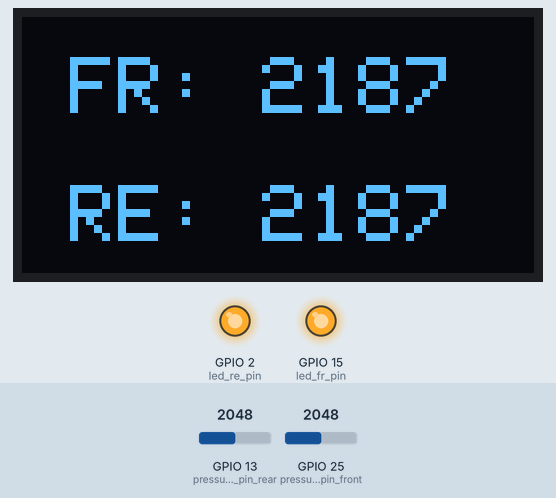
Recording of a sketch running on a simulated ESP32. Shown: 128×64 one-colour display, output pins drawn as LEDs (lit = HIGH). The test bench sets the inputs (shaded band); at power-on: GPIO 13 (pressure_pin_rear) = 2048, GPIO 25 (pressure_pin_front) = 2048 (analog values on the 0–4095 scale). What the sketch prints to the serial monitor is not drawn.

Above: at 6.2 s.
6.3 s: GPIO 13 (pressure_pin_rear) set to 1964
At 6.9 s:
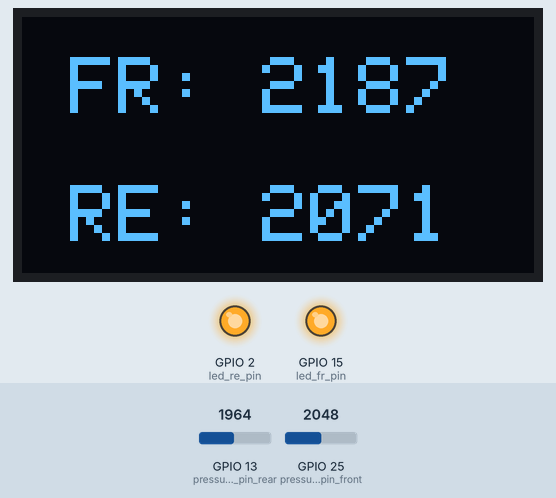
8.0 s: GPIO 13 (pressure_pin_rear) set to 1857
At 9.2 s:
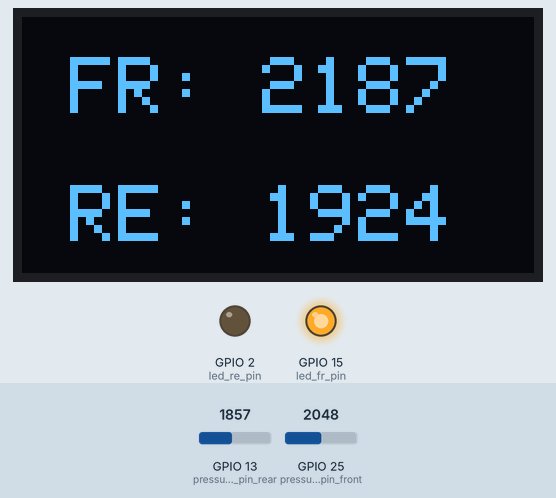
9.5 s: GPIO 25 (pressure_pin_front) set to 1955
At 10.4 s:
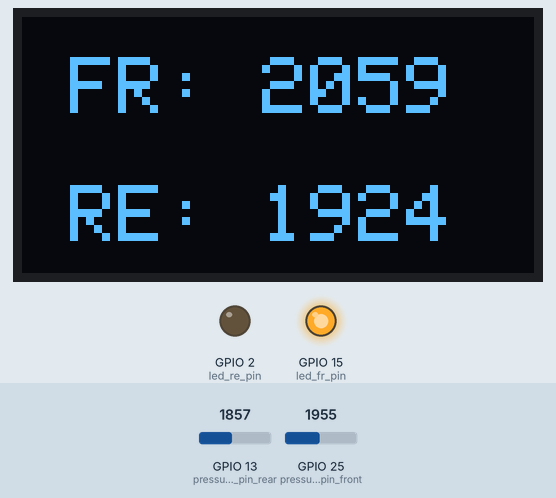
11.0 s: GPIO 25 (pressure_pin_front) set to 1852
At 11.6 s:
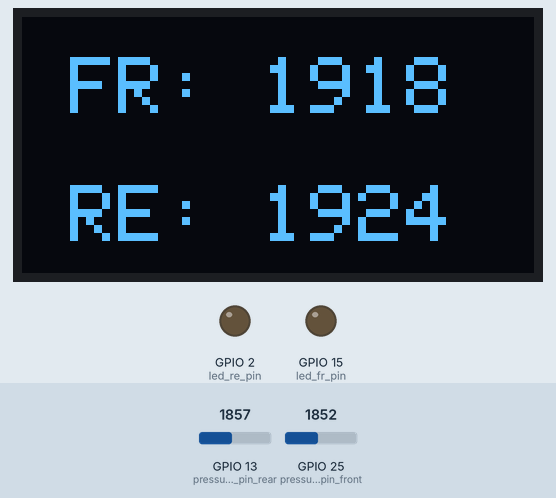
12.5 s: GPIO 13 (pressure_pin_rear) set to 2040
At 13.7 s:
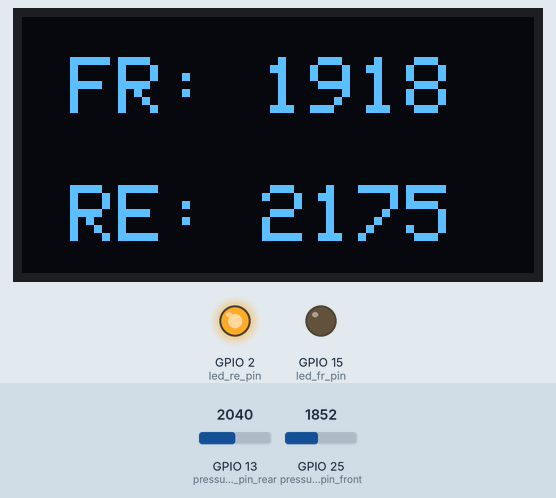
14.0 s: GPIO 25 (pressure_pin_front) set to 2040
At 15.1 s:
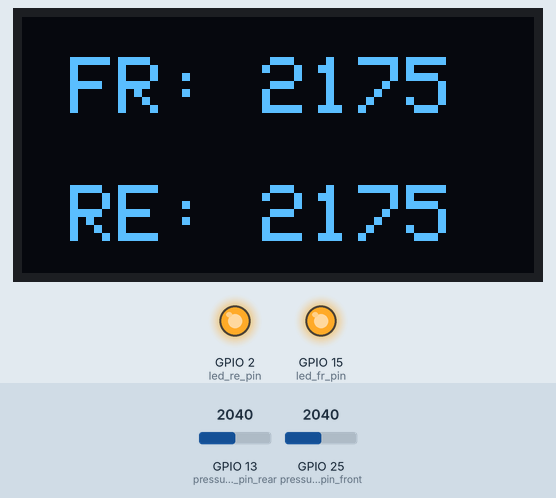
Timing chart, 0 to 16.5 s (numbered marks = the images above; inputs shaded):
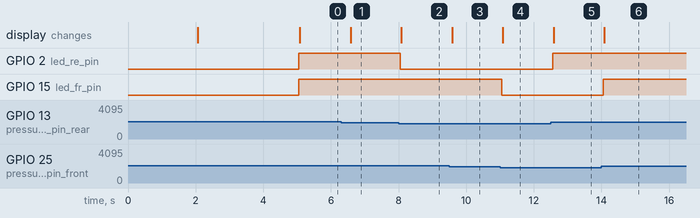

The sketch:

brake_pressure_display.ino
```cpp
#include <Wire.h>
#include <Adafruit_GFX.h>
#include <Adafruit_SSD1306.h>


#define SCREEN_WIDTH 128
#define SCREEN_HEIGHT 64

Adafruit_SSD1306 display(SCREEN_WIDTH, SCREEN_HEIGHT, &Wire, -1);

static const uint8_t image_array_BajaLogo[1024] = {
  // 'Baja_Logo_SMALLLCD, 124x64px
	0x00, 0x00, 0x00, 0x00, 0x00, 0x00, 0x00, 0x00, 0x00, 0x00, 0x00, 0x00, 0x00, 0x00, 0x00, 0x00,
	0x00, 0x00, 0x00, 0x00, 0x00, 0x00, 0x00, 0x00, 0x00, 0x00, 0x00, 0x00, 0x00, 0x00, 0x00, 0x00,
	0x00, 0x00, 0x00, 0x00, 0x00, 0x00, 0x00, 0x00, 0x00, 0x00, 0x00, 0x00, 0x00, 0x00, 0x00, 0x00,
	0x00, 0x00, 0x00, 0x00, 0x00, 0x00, 0x00, 0x00, 0x00, 0x00, 0x00, 0x00, 0x00, 0x00, 0x00, 0x00,
	0x00, 0x00, 0x00, 0x00, 0x00, 0x00, 0x00, 0x00, 0x00, 0x00, 0x00, 0x00, 0x00, 0x00, 0x00, 0x00,
	0x00, 0x00, 0x00, 0x00, 0x00, 0x00, 0x00, 0x00, 0x00, 0x00, 0x00, 0x00, 0x00, 0x00, 0x00, 0x00,
	0x00, 0x00, 0x00, 0x00, 0x00, 0x00, 0x00, 0x00, 0x00, 0x00, 0x00, 0x00, 0x00, 0x00, 0x00, 0x00,
	0x00, 0x00, 0x00, 0x00, 0x03, 0x80, 0x00, 0x00, 0x00, 0x00, 0x00, 0x00, 0x00, 0x00, 0x00, 0x00,
	0x00, 0x00, 0x00, 0x00, 0x07, 0x80, 0x00, 0x00, 0x00, 0x00, 0x00, 0x00, 0x00, 0x00, 0x00, 0x00,
	0x00, 0x00, 0x00, 0x00, 0x07, 0xc0, 0x00, 0x00, 0x00, 0x00, 0x00, 0x00, 0x00, 0x00, 0x00, 0x00,
	0x00, 0x00, 0x00, 0x00, 0x07, 0xe0, 0x00, 0x00, 0x00, 0x00, 0x00, 0x00, 0x00, 0x00, 0x00, 0x00,
	0x00, 0x00, 0x00, 0x00, 0x07, 0xe0, 0x00, 0x00, 0x00, 0x00, 0x00, 0x00, 0x00, 0x00, 0x00, 0x00,
	0x00, 0x00, 0x00, 0x00, 0x07, 0xfe, 0xe3, 0x8f, 0x9c, 0x70, 0xf1, 0xf7, 0xf3, 0xcf, 0xc0, 0x00,
	0x00, 0x00, 0x00, 0x04, 0x03, 0xfd, 0xe7, 0x9c, 0xbc, 0xf0, 0xf1, 0x81, 0xc7, 0x0c, 0xc0, 0x00,
	0x00, 0x00, 0x00, 0x0f, 0x07, 0xfd, 0xe7, 0xb8, 0x3c, 0xf1, 0xb1, 0x81, 0x86, 0x0c, 0xc0, 0x00,
	0x00, 0x00, 0x00, 0x1f, 0x9f, 0xfd, 0xad, 0xb0, 0x35, 0xb1, 0xb1, 0xe1, 0x87, 0xcf, 0x80, 0x00,
	0x00, 0x00, 0x00, 0x1f, 0xff, 0xe1, 0xab, 0x30, 0x35, 0x63, 0xb0, 0xe1, 0x87, 0x9f, 0x00, 0x00,
	0x00, 0x00, 0x00, 0x0f, 0xff, 0x01, 0x3b, 0x38, 0x27, 0x67, 0xf0, 0x71, 0x86, 0x19, 0x80, 0x00,
	0x00, 0x00, 0x00, 0x0f, 0xfc, 0x03, 0x33, 0x3e, 0x66, 0x66, 0x33, 0xe1, 0x8f, 0x99, 0x80, 0x00,
	0x00, 0x00, 0x00, 0x07, 0xf8, 0x03, 0x33, 0x0e, 0x66, 0x6e, 0x33, 0xc3, 0x0f, 0x99, 0x80, 0x00,
	0x00, 0x00, 0x00, 0x03, 0xf0, 0x03, 0xc0, 0x60, 0x20, 0xc0, 0x00, 0x00, 0x00, 0x00, 0x00, 0x00,
	0x00, 0x00, 0x00, 0x03, 0xe2, 0x03, 0xf0, 0xe0, 0x61, 0xe0, 0x00, 0x00, 0x00, 0x00, 0x00, 0x00,
	0x00, 0x00, 0x00, 0x07, 0xc3, 0xf3, 0x31, 0xe0, 0x61, 0xe0, 0x00, 0x00, 0x00, 0x00, 0x00, 0x00,
	0x00, 0x00, 0x00, 0x07, 0x83, 0xf7, 0x61, 0xb0, 0x63, 0x60, 0x00, 0x00, 0x00, 0x00, 0x00, 0x00,
	0x00, 0x00, 0x03, 0xff, 0x81, 0xf7, 0xe3, 0x30, 0x62, 0x60, 0x00, 0x00, 0x00, 0x00, 0x00, 0x00,
	0x00, 0x00, 0x03, 0xff, 0x00, 0x76, 0x63, 0xf0, 0x67, 0xe0, 0x00, 0x00, 0x00, 0x00, 0x00, 0x00,
	0x00, 0x00, 0x03, 0xff, 0x01, 0xf6, 0x77, 0xf0, 0xcf, 0xe0, 0x00, 0x00, 0x00, 0x00, 0x00, 0x00,
	0x00, 0x00, 0x07, 0xff, 0x07, 0xc7, 0xe6, 0x37, 0xcc, 0x60, 0x00, 0x00, 0x00, 0x00, 0x00, 0x00,
	0x00, 0x00, 0x01, 0xfe, 0x5f, 0x86, 0x00, 0x03, 0x00, 0x00, 0x00, 0x00, 0x00, 0x00, 0x00, 0x00,
	0x00, 0x00, 0x00, 0x7e, 0x7f, 0x0f, 0x83, 0x83, 0xe6, 0x61, 0x8f, 0x80, 0x00, 0x00, 0x00, 0x00,
	0x00, 0x00, 0x00, 0x1e, 0x3e, 0x0d, 0xc3, 0x87, 0xee, 0x71, 0x1f, 0x80, 0x00, 0x00, 0x00, 0x00,
	0x00, 0x00, 0x00, 0x1e, 0x1e, 0x2c, 0xc7, 0xce, 0x0c, 0xf3, 0x30, 0x00, 0x00, 0x00, 0x00, 0x00,
	0x00, 0x00, 0x00, 0x1e, 0x06, 0x4d, 0xc4, 0xcc, 0x0c, 0xfb, 0x37, 0x80, 0x00, 0x00, 0x00, 0x00,
	0x00, 0x00, 0x00, 0x1e, 0x0c, 0x5f, 0x0c, 0xcc, 0x0c, 0xdf, 0x77, 0x80, 0x00, 0x00, 0x00, 0x00,
	0x00, 0x00, 0x00, 0x1e, 0x0c, 0x5b, 0x9f, 0xcc, 0x0c, 0xcf, 0x73, 0x00, 0x00, 0x00, 0x00, 0x00,
	0x00, 0x00, 0x00, 0x7f, 0x1c, 0x59, 0x9d, 0xcf, 0xdc, 0x8e, 0x3b, 0x00, 0x00, 0x00, 0x00, 0x00,
	0x00, 0x00, 0x01, 0xff, 0x1c, 0x59, 0xb8, 0xc7, 0x99, 0x86, 0x1f, 0x00, 0x00, 0x00, 0x00, 0x00,
	0x00, 0x00, 0x03, 0xff, 0x3c, 0x40, 0x00, 0x00, 0x00, 0x00, 0x00, 0x00, 0x00, 0x00, 0x00, 0x00,
	0x00, 0x00, 0x03, 0xff, 0x82, 0x7f, 0xff, 0xff, 0xff, 0xff, 0xff, 0x00, 0x00, 0x00, 0x00, 0x00,
	0x00, 0x00, 0x01, 0xff, 0xc2, 0x30, 0x02, 0x0f, 0x80, 0x00, 0x00, 0x00, 0x00, 0x00, 0x00, 0x00,
	0x00, 0x00, 0x01, 0xe7, 0xc1, 0x18, 0x04, 0x1f, 0x00, 0x00, 0x00, 0x00, 0x00, 0x00, 0x00, 0x00,
	0x00, 0x00, 0x00, 0x03, 0xe0, 0x8e, 0x38, 0x3f, 0x00, 0x00, 0x00, 0x00, 0x00, 0x00, 0x00, 0x00,
	0x00, 0x00, 0x00, 0x03, 0xf0, 0x43, 0xe0, 0x7e, 0x00, 0x00, 0x00, 0x00, 0x00, 0x00, 0x00, 0x00,
	0x00, 0x00, 0x00, 0x01, 0xf8, 0x20, 0x00, 0xff, 0x00, 0x00, 0x00, 0x00, 0x00, 0x00, 0x00, 0x00,
	0x00, 0x00, 0x00, 0x01, 0xfe, 0x06, 0x01, 0xff, 0x80, 0x00, 0x00, 0x00, 0x00, 0x00, 0x00, 0x00,
	0x00, 0x00, 0x00, 0x03, 0xff, 0x80, 0x07, 0xff, 0xc0, 0x00, 0x00, 0x00, 0x00, 0x00, 0x00, 0x00,
	0x00, 0x00, 0x00, 0x03, 0xff, 0xe0, 0x3f, 0xff, 0xe0, 0x00, 0x00, 0x00, 0x00, 0x00, 0x00, 0x00,
	0x00, 0x00, 0x00, 0x07, 0xff, 0xff, 0xff, 0xcf, 0xc0, 0x00, 0x00, 0x00, 0x00, 0x00, 0x00, 0x00,
	0x00, 0x00, 0x00, 0x0f, 0xe7, 0xff, 0xff, 0x03, 0xc0, 0x00, 0x00, 0x00, 0x00, 0x00, 0x00, 0x00,
	0x00, 0x00, 0x00, 0x07, 0xc1, 0xff, 0xff, 0x00, 0x80, 0x00, 0x00, 0x00, 0x00, 0x00, 0x00, 0x00,
	0x00, 0x00, 0x00, 0x03, 0x00, 0xff, 0xff, 0x00, 0x00, 0x00, 0x00, 0x00, 0x00, 0x00, 0x00, 0x00,
	0x00, 0x00, 0x00, 0x00, 0x00, 0xf8, 0x3f, 0x00, 0x00, 0x00, 0x00, 0x00, 0x00, 0x00, 0x00, 0x00,
	0x00, 0x00, 0x00, 0x00, 0x00, 0xf8, 0x1f, 0x00, 0x00, 0x00, 0x00, 0x00, 0x00, 0x00, 0x00, 0x00,
	0x00, 0x00, 0x00, 0x00, 0x00, 0xf8, 0x1f, 0x00, 0x00, 0x00, 0x00, 0x00, 0x00, 0x00, 0x00, 0x00,
	0x00, 0x00, 0x00, 0x00, 0x00, 0xf0, 0x0f, 0x00, 0x00, 0x00, 0x00, 0x00, 0x00, 0x00, 0x00, 0x00,
	0x00, 0x00, 0x00, 0x00, 0x00, 0xf0, 0x0e, 0x00, 0x00, 0x00, 0x00, 0x00, 0x00, 0x00, 0x00, 0x00,
	0x00, 0x00, 0x00, 0x00, 0x00, 0x00, 0x00, 0x00, 0x00, 0x00, 0x00, 0x00, 0x00, 0x00, 0x00, 0x00,
	0x00, 0x00, 0x00, 0x00, 0x00, 0x00, 0x00, 0x00, 0x00, 0x00, 0x00, 0x00, 0x00, 0x00, 0x00, 0x00,
	0x00, 0x00, 0x00, 0x00, 0x00, 0x00, 0x00, 0x00, 0x00, 0x00, 0x00, 0x00, 0x00, 0x00, 0x00, 0x00,
	0x00, 0x00, 0x00, 0x00, 0x00, 0x00, 0x00, 0x00, 0x00, 0x00, 0x00, 0x00, 0x00, 0x00, 0x00, 0x00,
	0x00, 0x00, 0x00, 0x00, 0x00, 0x00, 0x00, 0x00, 0x00, 0x00, 0x00, 0x00, 0x00, 0x00, 0x00, 0x00,
	0x00, 0x00, 0x00, 0x00, 0x00, 0x00, 0x00, 0x00, 0x00, 0x00, 0x00, 0x00, 0x00, 0x00, 0x00, 0x00,
	0x00, 0x00, 0x00, 0x00, 0x00, 0x00, 0x00, 0x00, 0x00, 0x00, 0x00, 0x00, 0x00, 0x00, 0x00, 0x00,
	0x00, 0x00, 0x00, 0x00, 0x00, 0x00, 0x00, 0x00, 0x00, 0x00, 0x00, 0x00, 0x00, 0x00, 0x00, 0x00
};

const int pressure_pin_front = 25; // analog input for sensor input, gpio0, adc11
const int pressure_pin_rear = 13;
const int led_fr_pin = 15; // analog output for led front, gpio15, adc12 - works
const int led_re_pin = 2; // analog output for led rear, gpio2, adc13 - works
unsigned long gpioTimer = 0; // Timer for GPIO polling

void setup() {
  Serial.begin(115200);

  pinMode(pressure_pin_front, INPUT);
  pinMode(pressure_pin_rear, INPUT);
  pinMode(led_fr_pin, OUTPUT);
  pinMode(led_re_pin, OUTPUT);


  Wire.begin(5, 4);

  if(!display.begin(SSD1306_SWITCHCAPVCC, 0x3C)) {
    Serial.println(F("SSD1306 allocation failed"));
    for(;;);
  }

  analogReadResolution(12);

  delay(2000);
  display.clearDisplay();
  display.drawBitmap(0, 0, image_array_BajaLogo, 128, 64, 1);
  display.display();
  delay(3000);
  display.clearDisplay();
  display.setTextSize(2);
  display.setTextColor(WHITE);

  Serial.print("Setup Finished");

  digitalWrite(led_fr_pin, LOW);
  digitalWrite(led_re_pin, LOW);
}

 //2.2,5.59
void loop() {
  if (millis() - gpioTimer >= 500) {
    gpioTimer = millis();
    int adc_fr = analogRead(pressure_pin_front);
    int volt_fr = analogReadMilliVolts(pressure_pin_front);
    int adc_re = analogRead(pressure_pin_rear);
    int volt_re = analogReadMilliVolts(pressure_pin_rear);
    String status_fr = "";
    String status_re = "";

    display.setCursor(0, 10);
    //int brake_pres = (((1748) * ((adc_val * 3.3)/4096)) - (629.37)) ;
    // y=(1240.909*x)*1.3736264-625
    int pres_fr = (1.3736264 * 1240.909 * volt_fr/1000) - 625;
    int pres_re = (1.3736264 * 1240.909 * volt_re/1000) - 625;
    //Serial.println("FR:" + String(volt_fr) + " | " + String(pres_fr) + "\t\t\t" + " RE: " + String(volt_re) + " | " + String(pres_re));

    //Serial.println(String(adc_val) + " | " + String(((adc_val * 3.3)/4096)));
    if(pres_fr >= 2000){
      digitalWrite(led_fr_pin, HIGH);
    } else {
      digitalWrite(led_fr_pin, LOW);
    }

    if(pres_re >= 2000){
      digitalWrite(led_re_pin, HIGH);
    } else {
      digitalWrite(led_re_pin, LOW);
    }

    display.clearDisplay();
    display.setCursor(0, 10);
    if (pres_fr < 0){
      status_fr = "0";
    } else {
      status_fr = String(pres_fr);
    }

    if (pres_re < 0){
      status_re = "0";
    } else {
      status_re = String(pres_re);
    }
    display.print(" FR: " + String(status_fr) + "\n\n RE: " + String(status_re));

    display.display();
  }
}
```

Measured:
- the behaviour switches between 1913 and 1912 on GPIO 13 (pressure_pin_rear) (found by bisection; images 1 and 2)
- the behaviour switches between 1913 and 1912 on GPIO 25 (pressure_pin_front) (found by bisection; images 3 and 4)
- after the input at 6.3 s, the display: changes after 0.28 s (image 1)
- after the input at 8.0 s, GPIO 2 (led_re_pin): HIGH → LOW after 0.06 s; the display: changes after 0.08 s (image 2)
- after the input at 9.5 s, the display: changes after 0.08 s (image 3)
- after the input at 11.0 s, GPIO 15 (led_fr_pin): HIGH → LOW after 0.06 s; the display: changes after 0.08 s (image 4)
- after the input at 12.5 s, GPIO 2 (led_re_pin): LOW → HIGH after 0.06 s; the display: changes after 0.08 s (image 5)
- after the input at 14.0 s, GPIO 15 (led_fr_pin): LOW → HIGH after 0.06 s; the display: changes after 0.08 s (image 6)
